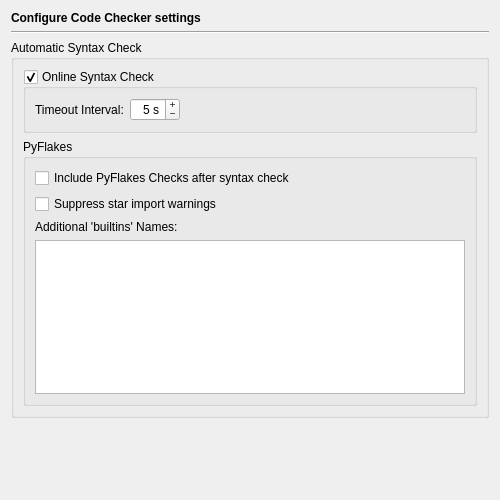
<?xml version="1.0" encoding="UTF-8"?>
<ui version="4.0">
 <class>EditorSyntaxPage</class>
 <widget class="QWidget" name="EditorSyntaxPage">
  <property name="geometry">
   <rect>
    <x>0</x>
    <y>0</y>
    <width>500</width>
    <height>500</height>
   </rect>
  </property>
  <property name="windowTitle">
   <string notr="true"/>
  </property>
  <layout class="QVBoxLayout" name="verticalLayout_3">
   <item>
    <widget class="QLabel" name="headerLabel">
     <property name="text">
      <string>&lt;b&gt;Configure Code Checker settings&lt;/b&gt;</string>
     </property>
    </widget>
   </item>
   <item>
    <widget class="Line" name="line2">
     <property name="frameShape">
      <enum>QFrame::HLine</enum>
     </property>
     <property name="frameShadow">
      <enum>QFrame::Sunken</enum>
     </property>
     <property name="orientation">
      <enum>Qt::Horizontal</enum>
     </property>
    </widget>
   </item>
   <item>
    <widget class="QGroupBox" name="automaticSyntaxCheckCheckBox">
     <property name="toolTip">
      <string>Select, whether source files should be checked automatically for syntax errors</string>
     </property>
     <property name="whatsThis">
      <string>&lt;b&gt;Automatic Syntax Check&lt;/b&gt;&lt;p&gt;Select to enable the automatic syntax checker. The syntax is checked, when a file is loaded or saved or the programming language of the editor is selected.&lt;/p&gt;</string>
     </property>
     <property name="title">
      <string>Automatic Syntax Check</string>
     </property>
     <layout class="QVBoxLayout" name="verticalLayout_2">
      <item>
       <widget class="QGroupBox" name="onlineCheckBox">
        <property name="toolTip">
         <string>Select to enable the online syntax checker</string>
        </property>
        <property name="whatsThis">
         <string>&lt;b&gt;Online Syntax Check&lt;/b&gt;&lt;p&gt;Select this to enable syntax checks while typing. The check is performed, if typing is interrupted for the configured timeout period.&lt;/p&gt;</string>
        </property>
        <property name="title">
         <string>Online Syntax Check</string>
        </property>
        <property name="checkable">
         <bool>true</bool>
        </property>
        <layout class="QHBoxLayout" name="horizontalLayout">
         <item>
          <widget class="QLabel" name="label">
           <property name="text">
            <string>Timeout Interval:</string>
           </property>
          </widget>
         </item>
         <item>
          <widget class="QSpinBox" name="onlineTimeoutSpinBox">
           <property name="toolTip">
            <string>Enter the timeout for the online syntax checker</string>
           </property>
           <property name="whatsThis">
            <string>&lt;b&gt;Timeout Interval&lt;/b&gt;&lt;p&gt;Enter the timeout interval for the online syntax check. The check is performed, if typing is interrupted for the configured timeout period.&lt;/p&gt;</string>
           </property>
           <property name="alignment">
            <set>Qt::AlignRight|Qt::AlignTrailing|Qt::AlignVCenter</set>
           </property>
           <property name="buttonSymbols">
            <enum>QAbstractSpinBox::PlusMinus</enum>
           </property>
           <property name="suffix">
            <string> s</string>
           </property>
           <property name="value">
            <number>5</number>
           </property>
          </widget>
         </item>
         <item>
          <spacer name="horizontalSpacer">
           <property name="orientation">
            <enum>Qt::Horizontal</enum>
           </property>
           <property name="sizeHint" stdset="0">
            <size>
             <width>205</width>
             <height>20</height>
            </size>
           </property>
          </spacer>
         </item>
        </layout>
       </widget>
      </item>
      <item>
       <widget class="QGroupBox" name="groupBox_2">
        <property name="title">
         <string>PyFlakes</string>
        </property>
        <layout class="QVBoxLayout" name="verticalLayout">
         <item>
          <widget class="QCheckBox" name="includeCheckBox">
           <property name="toolTip">
            <string>Select to include a PyFlakes check after the syntax check</string>
           </property>
           <property name="text">
            <string>Include PyFlakes Checks after syntax check</string>
           </property>
          </widget>
         </item>
         <item>
          <widget class="QCheckBox" name="ignoreStarImportCheckBox">
           <property name="toolTip">
            <string>Select to suppress star import warnings</string>
           </property>
           <property name="text">
            <string>Suppress star import warnings</string>
           </property>
          </widget>
         </item>
         <item>
          <widget class="QLabel" name="label_2">
           <property name="text">
            <string>Additional 'builtins' Names:</string>
           </property>
          </widget>
         </item>
         <item>
          <widget class="QPlainTextEdit" name="builtinsEdit">
           <property name="toolTip">
            <string>Enter additional 'builtins' names separated by whitespace.</string>
           </property>
          </widget>
         </item>
        </layout>
       </widget>
      </item>
     </layout>
    </widget>
   </item>
   <item>
    <spacer name="verticalSpacer">
     <property name="orientation">
      <enum>Qt::Vertical</enum>
     </property>
     <property name="sizeHint" stdset="0">
      <size>
       <width>20</width>
       <height>108</height>
      </size>
     </property>
    </spacer>
   </item>
  </layout>
 </widget>
 <tabstops>
  <tabstop>automaticSyntaxCheckCheckBox</tabstop>
  <tabstop>onlineCheckBox</tabstop>
  <tabstop>onlineTimeoutSpinBox</tabstop>
  <tabstop>includeCheckBox</tabstop>
  <tabstop>ignoreStarImportCheckBox</tabstop>
  <tabstop>builtinsEdit</tabstop>
 </tabstops>
 <resources/>
 <connections/>
</ui>
